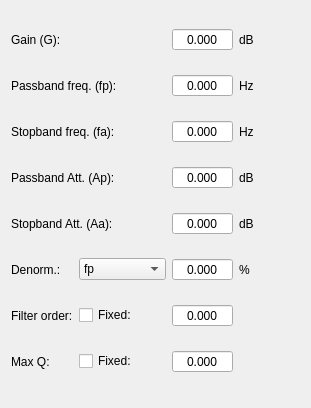
<?xml version="1.0" encoding="UTF-8"?>
<ui version="4.0">
 <class>low_pass_data</class>
 <widget class="QWidget" name="low_pass_data">
  <property name="geometry">
   <rect>
    <x>0</x>
    <y>0</y>
    <width>311</width>
    <height>408</height>
   </rect>
  </property>
  <property name="maximumSize">
   <size>
    <width>16777215</width>
    <height>16777215</height>
   </size>
  </property>
  <property name="windowTitle">
   <string>Form</string>
  </property>
  <layout class="QGridLayout" name="gridLayout">
   <item row="5" column="0">
    <widget class="QLabel" name="label_11">
     <property name="text">
      <string>Denorm.:</string>
     </property>
    </widget>
   </item>
   <item row="0" column="3">
    <widget class="QLabel" name="label_2">
     <property name="text">
      <string>dB</string>
     </property>
    </widget>
   </item>
   <item row="1" column="3">
    <widget class="QLabel" name="label_4">
     <property name="text">
      <string>Hz</string>
     </property>
    </widget>
   </item>
   <item row="3" column="2">
    <widget class="QDoubleSpinBox" name="pass_att">
     <property name="frame">
      <bool>true</bool>
     </property>
     <property name="alignment">
      <set>Qt::AlignCenter</set>
     </property>
     <property name="buttonSymbols">
      <enum>QAbstractSpinBox::NoButtons</enum>
     </property>
     <property name="keyboardTracking">
      <bool>true</bool>
     </property>
     <property name="decimals">
      <number>3</number>
     </property>
    </widget>
   </item>
   <item row="4" column="2">
    <widget class="QDoubleSpinBox" name="stop_att">
     <property name="frame">
      <bool>true</bool>
     </property>
     <property name="alignment">
      <set>Qt::AlignCenter</set>
     </property>
     <property name="buttonSymbols">
      <enum>QAbstractSpinBox::NoButtons</enum>
     </property>
     <property name="keyboardTracking">
      <bool>true</bool>
     </property>
     <property name="decimals">
      <number>3</number>
     </property>
    </widget>
   </item>
   <item row="4" column="3">
    <widget class="QLabel" name="label_10">
     <property name="text">
      <string>dB</string>
     </property>
    </widget>
   </item>
   <item row="2" column="2">
    <widget class="QDoubleSpinBox" name="stop_freq">
     <property name="frame">
      <bool>true</bool>
     </property>
     <property name="alignment">
      <set>Qt::AlignCenter</set>
     </property>
     <property name="buttonSymbols">
      <enum>QAbstractSpinBox::NoButtons</enum>
     </property>
     <property name="keyboardTracking">
      <bool>true</bool>
     </property>
     <property name="decimals">
      <number>3</number>
     </property>
    </widget>
   </item>
   <item row="1" column="2">
    <widget class="QDoubleSpinBox" name="pass_freq">
     <property name="frame">
      <bool>true</bool>
     </property>
     <property name="alignment">
      <set>Qt::AlignCenter</set>
     </property>
     <property name="buttonSymbols">
      <enum>QAbstractSpinBox::NoButtons</enum>
     </property>
     <property name="keyboardTracking">
      <bool>true</bool>
     </property>
     <property name="decimals">
      <number>3</number>
     </property>
    </widget>
   </item>
   <item row="5" column="3">
    <widget class="QLabel" name="label_12">
     <property name="text">
      <string>%</string>
     </property>
    </widget>
   </item>
   <item row="3" column="3">
    <widget class="QLabel" name="label_8">
     <property name="text">
      <string>dB</string>
     </property>
    </widget>
   </item>
   <item row="5" column="2">
    <widget class="QDoubleSpinBox" name="denorm_perc">
     <property name="frame">
      <bool>true</bool>
     </property>
     <property name="alignment">
      <set>Qt::AlignCenter</set>
     </property>
     <property name="buttonSymbols">
      <enum>QAbstractSpinBox::NoButtons</enum>
     </property>
     <property name="keyboardTracking">
      <bool>true</bool>
     </property>
     <property name="decimals">
      <number>3</number>
     </property>
    </widget>
   </item>
   <item row="8" column="0">
    <widget class="QLabel" name="label_15">
     <property name="text">
      <string>Max Q:</string>
     </property>
    </widget>
   </item>
   <item row="0" column="2">
    <widget class="QDoubleSpinBox" name="gain">
     <property name="frame">
      <bool>true</bool>
     </property>
     <property name="alignment">
      <set>Qt::AlignCenter</set>
     </property>
     <property name="buttonSymbols">
      <enum>QAbstractSpinBox::NoButtons</enum>
     </property>
     <property name="keyboardTracking">
      <bool>true</bool>
     </property>
     <property name="decimals">
      <number>3</number>
     </property>
    </widget>
   </item>
   <item row="2" column="3">
    <widget class="QLabel" name="label_6">
     <property name="text">
      <string>Hz</string>
     </property>
    </widget>
   </item>
   <item row="8" column="2">
    <widget class="QDoubleSpinBox" name="q_max">
     <property name="frame">
      <bool>true</bool>
     </property>
     <property name="alignment">
      <set>Qt::AlignCenter</set>
     </property>
     <property name="buttonSymbols">
      <enum>QAbstractSpinBox::NoButtons</enum>
     </property>
     <property name="keyboardTracking">
      <bool>true</bool>
     </property>
     <property name="decimals">
      <number>3</number>
     </property>
    </widget>
   </item>
   <item row="5" column="1">
    <widget class="QComboBox" name="denorm_select">
     <item>
      <property name="text">
       <string>fp</string>
      </property>
     </item>
     <item>
      <property name="text">
       <string>fa</string>
      </property>
     </item>
     <item>
      <property name="text">
       <string>Other freq.</string>
      </property>
     </item>
    </widget>
   </item>
   <item row="4" column="0" colspan="2">
    <widget class="QLabel" name="label_9">
     <property name="text">
      <string>Stopband Att. (Aa):</string>
     </property>
    </widget>
   </item>
   <item row="3" column="0" colspan="2">
    <widget class="QLabel" name="label_7">
     <property name="text">
      <string>Passband Att. (Ap):</string>
     </property>
    </widget>
   </item>
   <item row="2" column="0" colspan="2">
    <widget class="QLabel" name="label_5">
     <property name="text">
      <string>Stopband freq. (fa):</string>
     </property>
    </widget>
   </item>
   <item row="1" column="0" colspan="2">
    <widget class="QLabel" name="label_3">
     <property name="text">
      <string>Passband freq. (fp):</string>
     </property>
    </widget>
   </item>
   <item row="0" column="0" colspan="2">
    <widget class="QLabel" name="label">
     <property name="text">
      <string>Gain (G):</string>
     </property>
    </widget>
   </item>
   <item row="7" column="0">
    <widget class="QLabel" name="label_13">
     <property name="text">
      <string>Filter order:</string>
     </property>
    </widget>
   </item>
   <item row="7" column="1">
    <widget class="QCheckBox" name="order_fixed">
     <property name="text">
      <string>Fixed:</string>
     </property>
    </widget>
   </item>
   <item row="7" column="2">
    <widget class="QDoubleSpinBox" name="order">
     <property name="frame">
      <bool>true</bool>
     </property>
     <property name="alignment">
      <set>Qt::AlignCenter</set>
     </property>
     <property name="buttonSymbols">
      <enum>QAbstractSpinBox::NoButtons</enum>
     </property>
     <property name="keyboardTracking">
      <bool>true</bool>
     </property>
     <property name="decimals">
      <number>3</number>
     </property>
    </widget>
   </item>
   <item row="8" column="1">
    <widget class="QCheckBox" name="q_fixed">
     <property name="text">
      <string>Fixed:</string>
     </property>
    </widget>
   </item>
  </layout>
 </widget>
 <resources/>
 <connections/>
</ui>
